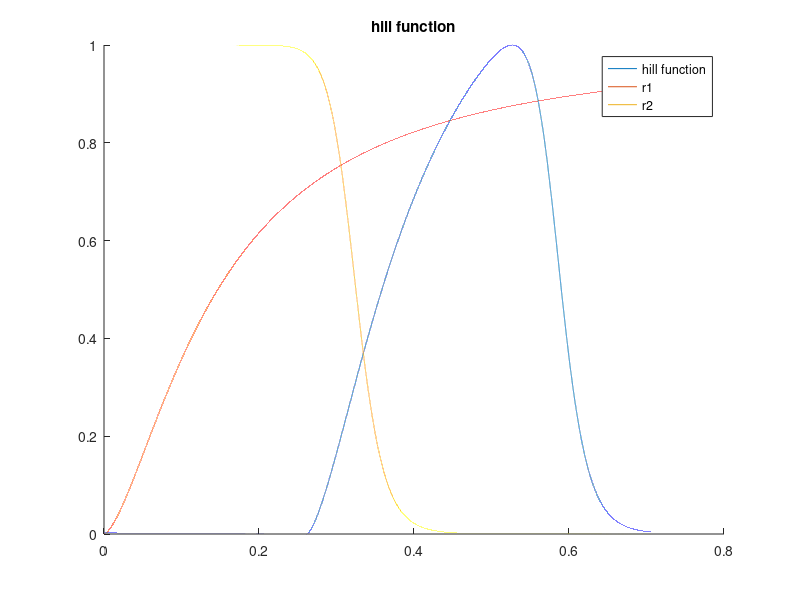

MATLAB code for this plot: (Note: this script raises an error after producing the figure.)

% quadrature spacing 
debug = false; 
if debug 
    dt = 5e-5; 
else 
    dt = 5e-6; 
end 

MMHG_TO_CGS = 1333.22368;




historical_3 = true;
if historical_3
    
    HR = 85;
    
    cycle_duration = 60/HR
    
    % VTI version 
    % SV = 71.70;
    
    LVEDV = 121.7 
    LVESV = 56.9

    SV = LVEDV - LVESV

    % from echo 
    EF_echo = .58 
    EF_computed = SV / LVEDV

    % use clinical value 
    Q_goal_ml_per_cycle = SV; 

    ventricular_volume_initial = LVESV;
    
    adjust_venctricular_volume_by_start = true; 
    start_time_in_cycle = 0.1;
    
    % scales the waveform to these values 
    p_systolic_scaling = 105;
    p_diastolic_scaling = 65;
    
    basename_suffix = '_hist_3';
    
else    
    % basic case  
    cycle_duration = 0.8;
    Q_goal_L_per_min = 5.6; 
    ejection_fraction_goal = 0.70;
    
    Q_goal_ml_per_s = Q_goal_L_per_min * 1e3 / 60; 
    Q_goal_ml_per_cycle = Q_goal_ml_per_s * cycle_duration; 


    end_diastolic_volume = Q_goal_ml_per_cycle / ejection_fraction_goal
    ventricular_volume_initial = end_diastolic_volume - Q_goal_ml_per_cycle
    
    % permutes values to start at this time 
    % time arrays still start at zero  
    start_time_in_cycle = 0.15;
    
    basename_suffix = '';
end 
    
base_name = strcat('fourier_coeffs', basename_suffix);




% Poiseuille flow estimate on vessel 
L = 7; % cm 
radius = 1.25; % cm 
mu = 0.04; 
resistance_vessel = 1 / (8 * mu * L / (pi * radius^4))

% resistance mmHg 
resistance_lvot_mmHg = 0.0043; 
resistance_lvot = MMHG_TO_CGS * resistance_lvot_mmHg 

% estimate R ao via flow field differences at approximate peak 
% quite coarse but should not matter 
delta_p_av_mmHg = 7; 
q_av_est = 450; % ml/s
delta_p_av_dynescm2 = delta_p_av_mmHg * MMHG_TO_CGS; 

r_av = delta_p_av_dynescm2 / q_av_est


two_hill = true; 
if two_hill
    % hill function parameters 
    % brown AMBE 2023 
%     tau_1 = 0.0725 * 2 * cycle_duration 
%     tau_2 = 0.4503 * cycle_duration
% 
%     m1 = 2.7463
%     m2 = 21.5683

    if historical_3
        t_shift =  0.26143455794854686
        tau_1 =  0.14686286007309335
        tau_2 =  0.3249871932028192
        m1 =  1.528121739559455
        m2 =  18.263114283577124
    else 
        t_shift =  0.4080694895094201
        tau_1 =  0.7999999995665112
        tau_2 =  0.37189471760890913
        m1 =  1.0916763390925226
        m2 =  18.491969573464523

    end 



%     g1 = @(t) (t > 0) .* (t./tau_1).^m1; 
%     g2 = @(t) (t > 0) .* (t./tau_2).^m2; 


    g1 = @(t) (t./tau_1).^m1; 
    g2 = @(t) (t./tau_2).^m2; 
    
    r1 = @(t) g1(t) ./ (1 + g1(t)); 
    r2 = @(t) 1 ./ (1 + g2(t)); 
    two_hill_product = @(t) (g1(t) ./ (1 + g1(t))) .* (1 ./ (1 + g2(t))); 

    % broken 
    % two_hill_product_maximum_opt = -fminbnd(@(t) -two_hill_product(t), 0, cycle_duration); 

    % hack opt 
    times_hill = 0:dt:cycle_duration; % linspace(0,cycle_duration,cycle_duration/dt); 
    two_hill_product_maximum = max(two_hill_product(times_hill)); 

    % times_hill = linspace(0,cycle_duration,cycle_duration/dt); 
    
    k_coeff_two_hill = 1 / two_hill_product_maximum; 

    t_shift_hill = t_shift;
    
    % no periodicity handled here 
    % two_hill_function = @(t) k_coeff_two_hill * two_hill_product(t - t_shift_hill); 

    two_hill_function = @(t) k_coeff_two_hill * two_hill_product(mod(t - t_shift_hill,cycle_duration)); 
    
    % two_hill_function = @(t) two_hill_product(t); 

    figure; 
%     plot(times_hill, two_hill_product(times_hill)); 
    hold on    
    plot(times_hill, two_hill_function(times_hill)); 
    
%     plot(times_hill, g1(times_hill))
%     plot(times_hill, max(g1(times_hill), zeros(size(times_hill))) )
%     plot(times_hill, g1(times_hill)/max(abs(g1(times_hill))))
%     plot(times_hill, g2(times_hill)/max(abs(g2(times_hill))))

    plot(times_hill, r1(times_hill))
    plot(times_hill, r2(times_hill))

    % plot(times_hill, two_hill_function_periodic(times_hill)); 
    
    legend('hill function', 'r1', 'r2')
    
    
    title('hill function')
    
end 




table = readtable('pressure_curve_data/Physiologic_Mechanisms_Aortic_Insufficiency_Yellin/PhysiologicMechanismsinAorticInsufficiency_lv_la_ao.csv'); 

times_pressures = table.x; 
pressures_lv_raw = table.pressure_lv; 
pressures_aorta_raw = table.pressure_aorta; 
pressures_la_raw = table.pressure_la; 

pressure_raw_plot = false; 
if pressure_raw_plot
    figure; 
    plot(times_pressures, pressures_lv_raw)
    hold on 
    plot(times_pressures, pressures_la_raw)
    plot(times_pressures, pressures_aorta_raw)
end 

% normalize to cardiac cycle 
% start at zero 
times_pressures_adjusted = times_pressures(:) - times_pressures(1); 

% normalize times to desired cardiac cycle duration, both endpoints are included here 
times_pressures_adjusted = times_pressures_adjusted * cycle_duration / times_pressures_adjusted(end); 


bump_radius = 0.01; % 0.025; 
n_fourier_coeffs = 600; 
plots = false; 
t_mesh_one_cycle = 0:dt:cycle_duration; 
t = 0:dt:cycle_duration; 
% t = 0:dt:(cycle_duration*2); 


[a_0_pressure_lv, a_n_pressure_lv, b_n_pressure_lv, Series_pressure_lv, ~, ~, Series_pressure_lv_derivative] = ... 
    series_and_smooth([times_pressures_adjusted, pressures_lv_raw], dt, bump_radius, n_fourier_coeffs, plots, start_time_in_cycle); 

vals_series_pressure_lv = Series_pressure_lv(t); 
vals_series_pressure_lv_derivative = Series_pressure_lv_derivative(t); 

check_derivatives = false; 
if check_derivatives
    
    fd_derivatives = (Series_pressure_lv(t + dt) - Series_pressure_lv(t - dt)) / (2*dt); 
    
    figure; 
    plot(t, vals_series_pressure_lv_derivative)    
    hold on 
    plot(t, fd_derivatives)
    
    legend('series', 'finite diff derivative')
    
end 

% no time shift here, two hill includes the time shift from optimizer
[a_0_activation_two_hill, a_n_activation_two_hill, b_n_activation_two_hill, Series_activation_two_hill] = ... 
    series_and_smooth([t', two_hill_function(t)'], dt, bump_radius, n_fourier_coeffs, plots); 

vals_series_activation_two_hill = Series_activation_two_hill(t);

figure; 
plot(t, vals_series_activation_two_hill)
hold on 
plot(t', two_hill_function(t)', 'k--')
legend('series', 'inputs')

title('two hill act from series in lv exp data process')

suffix = '_lv_activation_two_hill'
file_name = strcat(base_name, suffix, '.txt'); 
output_series_coeffs_to_txt(a_0_activation_two_hill, a_n_activation_two_hill, b_n_activation_two_hill, n_fourier_coeffs, cycle_duration, file_name); 



% activation pressure proportional to ventricular pressure 
p_lv_activation_threshold = 20; 
activation_data_unscaled = (pressures_lv_raw > p_lv_activation_threshold) .* pressures_lv_raw;
activation_data = activation_data_unscaled / max(activation_data_unscaled);

[a_0_activation, a_n_activation, b_n_activation, Series_activation] = ... 
    series_and_smooth([times_pressures_adjusted, activation_data], dt, bump_radius, n_fourier_coeffs, plots, start_time_in_cycle); 

vals_series_activation = Series_activation(t);


suffix = '_lv_activation'
file_name = strcat(base_name, suffix, '.txt'); 
output_series_coeffs_to_txt(a_0_activation, a_n_activation, b_n_activation, n_fourier_coeffs, cycle_duration, file_name); 

[a_0_pressure_aorta, a_n_pressure_aorta, b_n_pressure_aorta, Series_pressure_aorta, ~, ~, Series_pressure_aorta_derivative] = ...
    series_and_smooth([times_pressures_adjusted, pressures_aorta_raw], dt, bump_radius, n_fourier_coeffs, plots, start_time_in_cycle); 

vals_series_pressure_aorta = Series_pressure_aorta(t); 
vals_series_pressure_aorta_derivative = Series_pressure_aorta_derivative(t); 

if exist('p_systolic_scaling', 'var') && exist('p_diastolic_scaling', 'var') 
    
    p_sys_orig = max(vals_series_pressure_aorta)
    p_dia_orig = min(vals_series_pressure_aorta)
    
    pulse_pressure_orig = p_sys_orig - p_dia_orig
    
    pulse_pressure_goal = p_systolic_scaling - p_diastolic_scaling
    
    pressure_scaling_ao = pulse_pressure_goal / pulse_pressure_orig
    
    pressure_shift_mean = pressure_scaling_ao * p_dia_orig - p_diastolic_scaling;
    
    a_0_pressure_aorta_adjust = pressure_scaling_ao * a_0_pressure_aorta - pressure_shift_mean; 
    a_n_pressure_aorta_adjust = pressure_scaling_ao * a_n_pressure_aorta;
    b_n_pressure_aorta_adjust = pressure_scaling_ao * b_n_pressure_aorta;
        
    aorta_series_no_array = @(t) a_0_pressure_aorta_adjust + sum(a_n_pressure_aorta_adjust .* cos((2*pi/cycle_duration) * (1:n_fourier_coeffs) .* t)' + ...  
                                 b_n_pressure_aorta_adjust .* sin((2*pi/cycle_duration) * (1:n_fourier_coeffs) .* t)' );   

    Series_pressure_aorta_adjust = @(t) arrayfun(aorta_series_no_array, t); 
    
    vals_series_pressure_aorta_adjust = Series_pressure_aorta_adjust(t);

    p_sys_adjust = max(vals_series_pressure_aorta_adjust)
    p_dia_adjust = min(vals_series_pressure_aorta_adjust)
    
    pulse_pressure_adjust = p_sys_adjust - p_dia_adjust
    
    % scale by multiple of aortic systolic pressure 
    pressure_scaling_lv = p_sys_adjust / p_sys_orig
    
    a_0_pressure_lv_adjust = pressure_scaling_lv * a_0_pressure_lv; 
    a_n_pressure_lv_adjust = pressure_scaling_lv * a_n_pressure_lv;
    b_n_pressure_lv_adjust = pressure_scaling_lv * b_n_pressure_lv;
        
    lv_series_no_array = @(t) a_0_pressure_lv_adjust + sum(a_n_pressure_lv_adjust .* cos((2*pi/cycle_duration) * (1:n_fourier_coeffs) .* t)' + ...  
                                 b_n_pressure_lv_adjust .* sin((2*pi/cycle_duration) * (1:n_fourier_coeffs) .* t)' );   

    Series_pressure_lv_adjust = @(t) arrayfun(lv_series_no_array, t); 
    
    vals_series_pressure_lv_adjust = Series_pressure_lv_adjust(t);
    
    figure; 
    plot(t, vals_series_pressure_aorta)
    hold on 
    plot(t, vals_series_pressure_aorta_adjust)
    plot(t, vals_series_pressure_lv)
    plot(t, vals_series_pressure_lv_adjust)
        
    p_lv_max = max(vals_series_pressure_lv)
    p_lv_min = min(vals_series_pressure_lv)
    p_lv_max_adjust = max(vals_series_pressure_lv_adjust)
    p_lv_min_adjust = min(vals_series_pressure_lv_adjust)

    % just reset the arrays 
    a_0_pressure_aorta = a_0_pressure_aorta_adjust;
    a_n_pressure_aorta = a_n_pressure_aorta_adjust;
    b_n_pressure_aorta = b_n_pressure_aorta_adjust;
    Series_pressure_aorta = Series_pressure_aorta_adjust;
    
    a_0_pressure_lv = a_0_pressure_lv_adjust;
    a_n_pressure_lv = a_n_pressure_lv_adjust;
    b_n_pressure_lv = b_n_pressure_lv_adjust;
    Series_pressure_lv = Series_pressure_lv_adjust;
    
    vals_series_pressure_aorta = vals_series_pressure_aorta_adjust;
    vals_series_pressure_lv = vals_series_pressure_lv_adjust;


end 



table_q_mitral = readtable('pressure_curve_data/Physiologic_Mechanisms_Aortic_Insufficiency_Yellin/PhysiologicMechanismsinAorticInsufficiency_fig1_q_mitral.csv'); 
times_q_mitral = table_q_mitral.x; 
q_mitral_raw = table_q_mitral.q_mitral; 

times_q_mitral_adjusted = times_q_mitral - times_q_mitral(1);
times_q_mitral_adjusted = times_q_mitral_adjusted * cycle_duration / times_q_mitral_adjusted(end);

[a_0_q_mitral, a_n_q_mitral, b_n_q_mitral, Series_q_mitral, ~, ~, Series_q_mitral_derivative] = ...
    series_and_smooth([times_q_mitral_adjusted, q_mitral_raw], dt, bump_radius, n_fourier_coeffs, plots, start_time_in_cycle); 


vals_series_q_mitral = Series_q_mitral(t);
vals_series_q_mitral_derivative = Series_q_mitral_derivative(t);

table_q_aorta = readtable('pressure_curve_data/Physiologic_Mechanisms_Aortic_Insufficiency_Yellin/PhysiologicMechanismsinAorticInsufficiency_fig1_q_aorta.csv'); 
times_q_aorta = table_q_aorta.x; 
q_aorta_raw = table_q_aorta.q_aorta; 

times_q_aorta_adjusted = times_q_aorta - times_q_aorta(1);
times_q_aorta_adjusted = times_q_aorta_adjusted * cycle_duration / times_q_aorta_adjusted(end);

[a_0_q_aorta, a_n_q_aorta, b_n_q_aorta, Series_q_aorta, ~, ~, Series_q_aorta_derivative] = ...
    series_and_smooth([times_q_aorta_adjusted, q_aorta_raw], dt, bump_radius, n_fourier_coeffs, plots, start_time_in_cycle); 

vals_series_q_aorta = Series_q_aorta(t);
vals_series_q_aorta_derivative = Series_q_aorta_derivative(t);


% normalize flow rate integrals 
% to be equal and to desired target
q_mitral_cumulative = dt * trapz(vals_series_q_mitral)
q_aorta_cumulative = dt * trapz(vals_series_q_aorta)

scaling_q_mitral = Q_goal_ml_per_cycle / q_mitral_cumulative;
scaling_q_aorta = Q_goal_ml_per_cycle / q_aorta_cumulative;

Series_q_mitral_scaled = @(t) scaling_q_mitral * Series_q_mitral(t);
Series_q_mitral_derivative_scaled = @(t) scaling_q_mitral * Series_q_mitral_derivative(t);

Series_q_aorta_scaled = @(t) scaling_q_aorta * Series_q_aorta(t);
Series_q_aorta_derivative_scaled = @(t) scaling_q_aorta * Series_q_aorta_derivative(t);

% re-compute tables with scaled series 
vals_series_q_mitral_scaled = Series_q_mitral_scaled(t);
vals_series_q_mitral_derivative_scaled = Series_q_mitral_derivative_scaled(t);

vals_series_q_aorta_scaled = Series_q_aorta_scaled(t);
vals_series_q_aorta_derivative_scaled = Series_q_aorta_derivative_scaled(t);

q_mitral_cumulative_scaled = dt * trapz(vals_series_q_mitral_scaled)
q_aorta_cumulative_scaled = dt * trapz(vals_series_q_aorta_scaled)



suffix = '_Q_mi'
file_name = strcat(base_name, suffix, '.txt'); 
output_series_coeffs_to_txt(scaling_q_mitral * a_0_q_mitral, scaling_q_mitral * a_n_q_mitral, scaling_q_mitral * b_n_q_mitral, n_fourier_coeffs, cycle_duration, file_name); 


if exist('adjust_venctricular_volume_by_start', 'var') && adjust_venctricular_volume_by_start
    % adds fraction of Q_mi that occurs during the shift to the initial ventricular volume 

    t_final_adjust = t(end);
    t_start_adjust = t_final_adjust - start_time_in_cycle;
    min_idx = find(t >= t_start_adjust,1);
    adjust_volume = dt * trapz(vals_series_q_mitral_scaled(min_idx:end))
    ventricular_volume_initial = ventricular_volume_initial + adjust_volume
end 



% cgs units for pressure
Series_pressure_lv_cgs = @(t) MMHG_TO_CGS * Series_pressure_lv(t);
Series_pressure_lv_derivative_cgs = @(t) MMHG_TO_CGS * Series_pressure_lv_derivative(t);
vals_series_pressure_lv_cgs = Series_pressure_lv_cgs(t); 
vals_series_pressure_lv_derivative_cgs = Series_pressure_lv_derivative_cgs(t); 

Series_pressure_aorta_cgs = @(t) MMHG_TO_CGS * Series_pressure_aorta(t);
Series_pressure_aorta_derivative_cgs = @(t) MMHG_TO_CGS * Series_pressure_aorta_derivative(t);
vals_series_pressure_aorta_cgs = Series_pressure_aorta_cgs(t); 
vals_series_pressure_aorta_derivative_cgs = Series_pressure_aorta_derivative_cgs(t); 


vals_ventricular_volume = zeros(size(vals_series_q_aorta)); 
vals_ventricular_volume_deriv = zeros(size(vals_series_q_aorta)); 
vals_ventricular_volume(1) = ventricular_volume_initial;

for j=2:length(vals_ventricular_volume)
    vals_ventricular_volume(j) = vals_ventricular_volume(j-1) + dt * (vals_series_q_mitral_scaled(j) - vals_series_q_aorta_scaled(j)); 
end 

for j=1:length(vals_ventricular_volume)
    vals_ventricular_volume_deriv(j) = vals_series_q_mitral_scaled(j) - vals_series_q_aorta_scaled(j); 
end 

series_plots = true; 

if series_plots
    figure; 
    subplot(4,1,1)
    plot(t, vals_series_pressure_lv)
    hold on 
    plot(t, vals_series_pressure_aorta)

    subplot(4,1,2)
    hold on 
    plot(t, vals_series_q_mitral_scaled)
    plot(t, vals_series_q_aorta_scaled)

    subplot(4,1,3)
    plot(t, vals_ventricular_volume)

    subplot(4,1,4);
    plot(t, vals_series_activation);

    %     figure; 
    %     plot(t, vals_series_pressure_lv_derivative)
    %     hold on 
    %     plot(t, vals_series_pressure_aorta_derivative)
    %     plot(t, vals_series_q_mitral_derivative_scaled)
    %     plot(t, vals_series_q_aorta_derivative_scaled)
    %     plot(t, vals_ventricular_volume_deriv)
    %     title('derivatives')
    %     legend('p lv derivative', 'p aorta derivative', 'q mi derivative', 'q_ao_derivative', 'lv derivative')
end 


run_matlab_zerod = false; 
if run_matlab_zerod
    % run the lpn 
    dt_lpn = 1e-4; 
    n_cycles = 1; 
    t_final = cycle_duration * n_cycles;
    P_ao_initial = 94*MMHG_TO_CGS;
    R_proximal = 83.6698220729; 
    C =  0.00167055364456;
    R_distal = 1287.64596307;

    v_initial = ventricular_volume_initial;


    KERCKHOFFS = true; 

    if KERCKHOFFS 
        Vrd = 26.1; % ml 
        Vrs = 18; % ml

        % parameters from KERCKHOFFS AMBE 2006 
        % lv 
        % note that min compliance is actually the larger value under confusing naming convention 
        C_min_ml_over_kPa = 11.0; 
        C_max_ml_over_kPa = 0.946; 

        % E_min_kPa = 1/C_min_ml_over_kPa; 
        % E_max_kPa = 1/C_max_ml_over_kPa; 

        ML_OVER_KPA_TO_ML_OVER_DYNEPERCM2 = 1e-4; 

        C_min_scaling = 5; 
        C_max_scaling = 5; 

        C_min_ml_over_dynespercm2 = C_min_scaling * C_min_ml_over_kPa * ML_OVER_KPA_TO_ML_OVER_DYNEPERCM2; 
        C_max_ml_over_dynespercm2 = C_max_scaling * C_max_ml_over_kPa * ML_OVER_KPA_TO_ML_OVER_DYNEPERCM2; 

        Emax = 1/C_max_ml_over_dynespercm2
        Emin = 1/C_min_ml_over_dynespercm2

        Emin_mmHg_over_ml = Emin / MMHG_TO_CGS 
        Emax_mmHg_over_ml = Emax / MMHG_TO_CGS

    else 
        error('not implemented');
    end 



    R_av_closed = 100000;
    steepness_av = 0.00001; 


    [times_lpn, P_lv, Q_ao, P_ao, V_lv, R_tanh] = solve_lv_ao_lpn(dt_lpn, t_final, v_initial, Vrd, Vrs, Emax, Emin, ...
                                         Series_q_mitral_scaled, Series_activation, ...
                                         P_ao_initial, R_proximal, C, R_distal, r_av, R_av_closed, steepness_av);
 


    figure;
    subplot(6,1,1)
    plot(t, vals_series_pressure_lv)
    hold on 
    plot(t, vals_series_pressure_aorta)
    plot(times_lpn, P_lv/MMHG_TO_CGS); 
    plot(times_lpn, P_ao/MMHG_TO_CGS);
    xlim([0 max(times_lpn)])

    legend('lv exp', 'ao exp', 'lv lpn', 'ao lpn');


    subplot(6,1,2)
    hold on 
    plot(t, vals_series_q_mitral_scaled)
    plot(t, vals_series_q_aorta_scaled)
    plot(times_lpn, Q_ao)
    xlim([0 max(times_lpn)])
    legend('q mi exp', 'q ao exp', 'q ao lpn')


    subplot(6,1,3)
    plot(times_hill, two_hill_function(times_hill)); 


    subplot(6,1,4)
    plot(t, vals_ventricular_volume)
    hold on 
    plot(times_lpn, V_lv)
    xlim([0 max(times_lpn)])
    legend('V integrated', 'V lpn')

    subplot(6,1,5);
    plot(t, vals_series_activation_two_hill);
    hold on 
    plot(t, vals_series_activation);
    xlim([0 max(times_lpn)])
    legend('two hill', 'act from p lv')
    title('act')

    subplot(6,1,6)
    plot(times_lpn, R_tanh)
    xlim([0 max(times_lpn)])
    title('r valve')
    
    figure; 
    hold on 
    plot(V_lv, P_lv/MMHG_TO_CGS)
    xlabel('V ml')
    ylabel('P LV mmHg')

end


p_ao_mean_mmHg = mean(vals_series_pressure_aorta)
p_ao_mean_cgs  = mean(vals_series_pressure_aorta_cgs)



% % estimate linear pressure volume relation 
% t_0 = 0; 
% t_1 = .2; 
% 
% t_0_idx = find(times >= t_0, 1);
% t_1_idx = find(times >= t_1, 1);
% 
% vol_0 = vals_ser






output_to_sv0d = true; 
if output_to_sv0d
    % output 
    format long 

    f = fopen("array_values.json", "w");
    
    % 
    fprintf(f,'"Vc:ventricle": %.14f,\n', vals_ventricular_volume(1));
    fprintf(f,'\n');
    
    % times
    print_var_string(f,t,'Q',vals_series_q_mitral_scaled);
    print_var_string(f,t,'t',t);
    fprintf(f,'\n');
    
   
    % 
    fprintf(f, '        "y": {\n');
    print_var_string(f,t,'flow:ventricle:valve1', vals_series_q_aorta_scaled)
    print_var_string(f,t,'pressure:ventricle:valve1', vals_series_pressure_lv_cgs)
    print_var_string(f,t,'flow:vessel:OUTLET', vals_series_q_aorta_scaled)
    print_var_string(f,t,'pressure:vessel:OUTLET', vals_series_pressure_aorta_cgs)
    print_var_string(f,t,'Vc:ventricle', vals_ventricular_volume);

    fprintf(f, '    },\n');

    plot_pressure_checks = true; 
    if plot_pressure_checks
        figure; 
        hold on; 
        plot(t, vals_series_pressure_lv)
        plot(t, vals_series_pressure_lv_cgs/MMHG_TO_CGS)

        plot(t, vals_series_pressure_aorta)
        plot(t, vals_series_pressure_aorta_cgs/MMHG_TO_CGS)

        legend('lv mmHg', 'lv converted', 'ao mmHg', 'ao converted')

    end 


%     fprintf(f, '    "dy": {\n');
%     print_var_string(f,t,'flow:ventricle:valve1', vals_series_q_aorta_derivative_scaled)
%     print_var_string(f,t,'pressure:ventricle:valve1', vals_series_pressure_lv_derivative_cgs)
%     print_var_string(f,t,'flow:vessel:OUTLET', vals_series_q_aorta_derivative_scaled)
%     print_var_string(f,t,'pressure:vessel:OUTLET', vals_series_pressure_aorta_derivative_cgs)
%     print_var_string(f,t,'Vc:ventricle', vals_ventricular_volume_deriv);
%     fprintf(f, '    },\n');

end 

function print_var_string(f,t,name,vals)

    fprintf(f, '        "%s": [\n', name);
    fprintf(f, '            ');
    for j = 1:length(t)
        fprintf(f, '%.14f', vals(j));
        if j < length(t)
            fprintf(f, ', ');
        end 
    end 
    fprintf(f, '\n');
    fprintf(f, '        ],\n');

end 
